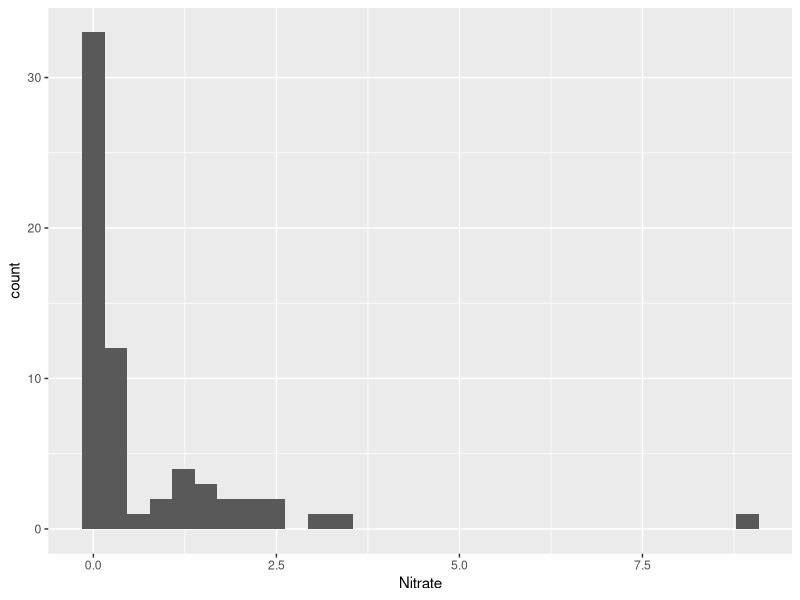
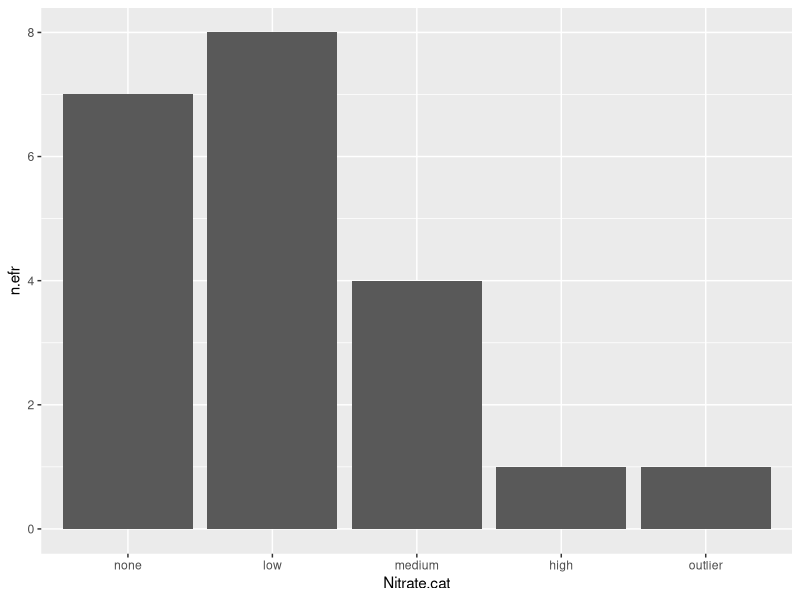
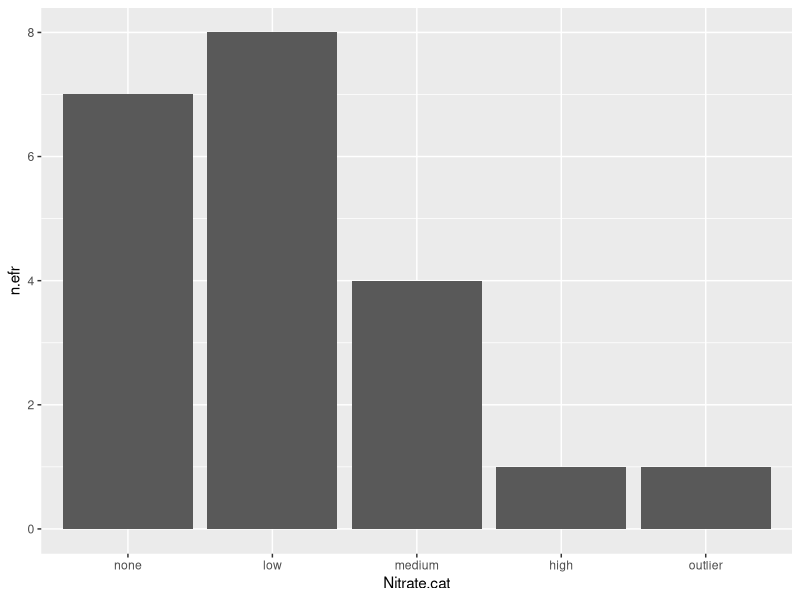

Recreate these plots in R, in order.
#This is a script to look at Nitrate levels and sponge species
#Kenzie Cooke 6/21/2021
#loading packages
if(!require(tidyverse))install.packages("tidyverse"); library(tidyverse)
#import data
sp1<-read.csv("01_odata/Miller_sponge data.csv")
glimpse(sp1)
#create histogram to look at distribution of Nitrate in dataset. 
p1<-ggplot(data=sp1)
p1+
  geom_histogram(aes(Nitrate)) 
min(sp1$Nitrate, na.rm = T)
max(sp1$Nitrate, na.rm = T)
summary(sp1$Nitrate)
mean(sp1$Nitrate, na.rm = T)
#attempting to make new categories
sp2<-sp1 %>%
  filter(!is.na(Nitrate))%>%
  mutate(Turb=as.numeric(Nitrate),
         Nitrate.cat = case_when(
           Nitrate > 8 ~"outlier",
           Nitrate < 3.5 & Nitrate > 2 ~ "high",
           Nitrate < 2 & Nitrate > 1 ~"medium",
           Nitrate < 1 & Nitrate > 0 ~"low",
           Nitrate == 0 ~"none"),
         efr2=ifelse(Efr==0,0,1),# first I'm creating a new variable that is 0 if the sponge wasn't found at a site and 1 if it was
         tl2=ifelse(Tl==0,0,1),
         th2=ifelse(Th==0,0,1))%>%
  ungroup()%>%
  group_by(Nitrate.cat)%>%
  summarize(n.sites=n(),
            n.efr=sum(efr2,rm.na=T),# this gives me the total number of sites where Efr was found in each category of pH (because I grouped by my pH categorical variable)
            n.tl=sum(tl2,rm.na=T),
            th=sum(th2,rm.na=T))
print(sp2)
ggplot(data=sp2,aes(x=Nitrate.cat,y=n.efr)) +        
  geom_bar(stat="identity")+
  scale_x_discrete(limits = c("none","low",
                              "medium","high","outlier"))

sp2$Nitrate.cat<-factor(sp2$Nitrate.cat,levels =c("none", "low", "medium", "high",
                                                  "outlier"))
ggplot(data=sp2,aes(x=Nitrate.cat,y=n.efr)) +        
  geom_bar(stat="identity")
